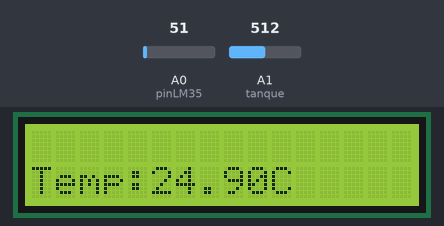
A sketch run on a simulated Arduino Uno, built with avr-gcc and run on an emulated ATmega328P. Parts: 16×2 character LCD. The inputs (shaded band) are chosen by the test bench; at power-on: A1 (tanque) = 512, A0 (pinLM35) = 51. What the sketch prints to the serial monitor is not drawn.

Above: at 1.2 s.
1.3 s: A1 (tanque) set to 223
3.2 s: A1 (tanque) set to 188
At 5.0 s:
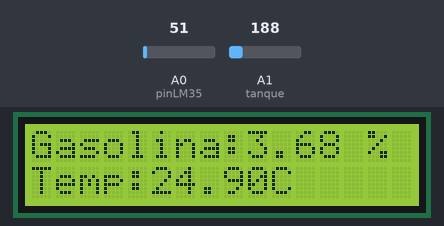
5.5 s: A1 (tanque) set to 39
At 7.3 s:
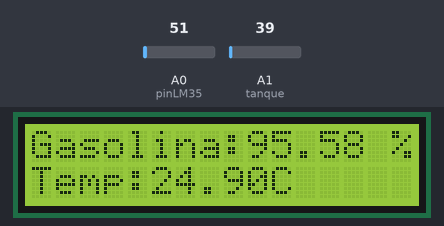
7.6 s: A1 (tanque) set to 34
At 9.3 s:
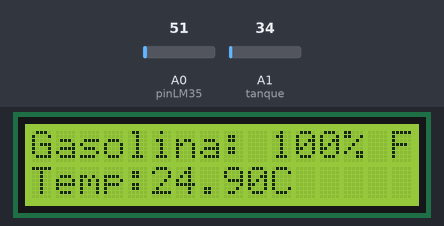
9.6 s: A0 (pinLM35) set to 61
At 11.3 s:
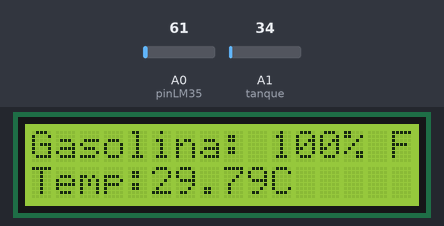
11.6 s: A0 (pinLM35) set to 71
At 13.5 s:
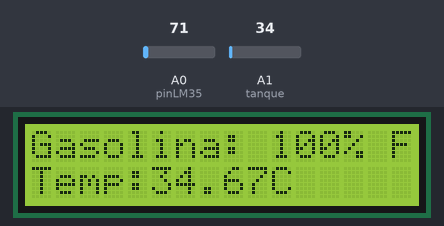
Timing chart, 0 to 14.6 s (numbered marks = the images above; inputs shaded):
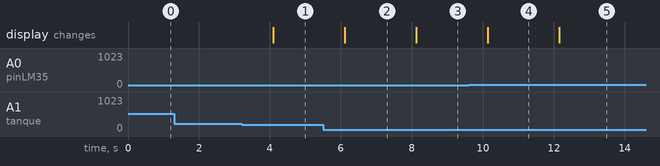

Measured:
- the behaviour switches between 205 and 204 on A1 (tanque) (found by bisection; images 0 and 1)
- the behaviour switches between 38 and 37 on A1 (tanque) (found by bisection; images 2 and 3)
- after the input at 1.3 s, every drawn part: stays the same
- after the input at 3.2 s, the display: changes after 0.89 s (image 1)
- after the input at 5.5 s, the display: changes after 0.61 s (image 2)
- after the input at 7.6 s, the display: changes after 0.53 s (image 3)
- after the input at 9.6 s, the display: changes after 0.54 s (image 4)
- after the input at 11.6 s, the display: changes after 0.56 s (image 5)

The sketch:

MedidorGasolinaTemperatura.ino
```cpp
#include <LiquidCrystal.h>
LiquidCrystal lcd(7,8,9,10,11,12);
float tempC;
int pinLM35 = 0;
int tanque = 1;
void setup() {
  Serial.begin(9600);
  lcd.begin(16,2);
  lcd.clear();
}

void loop() {

  //Medir Gasolina
   float porcentaje;
   float space;
   int m=analogRead(tanque);
   double voltage = m*(5.0000/1023.0000);
   float resistor=10*(5-voltage)/voltage;
   Serial.print(resistor); Serial.print(" ohms\n");
   //float porcentaje=(resistor*100)/220;

  if(resistor>=260)
    {
      Serial.print("100% FULL ");
      lcd.setCursor(0,0);
      lcd.print("Gasolina: 100% FULL");
    }
  else if(resistor<=259.9 && resistor>=170)
  {
    //270 = 1/1 = 100% = TANQUE LLENO
    //170 = 3/4 = 75%
    space = (resistor-170);
    porcentaje = (space/4)+75;
    Serial.print(porcentaje);
    Serial.print(" %");
    lcd.setCursor(0,0);
    lcd.print("Gasolina:            ");
    lcd.setCursor(9,0);
    lcd.print(porcentaje);
    lcd.print(" %");

  }
  else if(resistor<=169.9 && resistor>=96)
  {
    //170 = 3/4 = 75%
    //96  = 1/2 = 50%
    space = (resistor-96);
    porcentaje = (space/2.9)+50;
    Serial.print(porcentaje);
    Serial.print(" %");
    lcd.setCursor(0,0);
    lcd.print("Gasolina:            ");
    lcd.setCursor(9,0);
    lcd.print(porcentaje);
    lcd.print(" %");
  }
  else if(resistor<=95.9 && resistor>=75)
  {
    //96 = 1/2 = 50%
    //75 = 1/4 = 25%
    space = (resistor-75);
    porcentaje = (space/0.8)+25;
    Serial.print(porcentaje);
    Serial.print(" %");
    lcd.setCursor(0,0);
    lcd.print("Gasolina:            ");
    lcd.setCursor(9,0);
    lcd.print(porcentaje);
    lcd.print(" %");
  }
  else if(resistor<=74.9 && resistor>=55)
  {
    //75 = 1/4 = 25%
    //55 = 1/8 = 12.5%

    space = (resistor-55);
    porcentaje = (space/1.6)+12;
    Serial.print(porcentaje);
    Serial.print(" %");
    lcd.setCursor(0,0);
    lcd.print("Gasolina:            ");
    lcd.setCursor(9,0);
    lcd.print(porcentaje);
    lcd.print(" %");
  }
  else if(resistor<=54.9 && resistor>=40)
  {
    //55 = 1/8 = 12.5%
    //40 = 0   = 0%
    Serial.print("RESERVA ");
    //1.2 = 1%
    space = (resistor-40);
    porcentaje = (space*12.5)/15;
    Serial.print(porcentaje);
    Serial.print(" %");
    lcd.setCursor(0,0);
    lcd.print("Gasolina:            ");
    lcd.setCursor(9,0);
    lcd.print(porcentaje);
    lcd.print(" %");
  }


  //Medir Temperatura
   tempC = analogRead(pinLM35);
   tempC = (5.0 * tempC * 100.0)/1024.0;
   Serial.print("Temperatura: ");
   Serial.print(tempC);
   Serial.print("°C");
   Serial.print("\n");
   lcd.setCursor(0,1);
   lcd.print("Temp:          ");
   lcd.setCursor(5,1);
   lcd.print(tempC);
   lcd.print("C");

   delay(1000);
}
```
